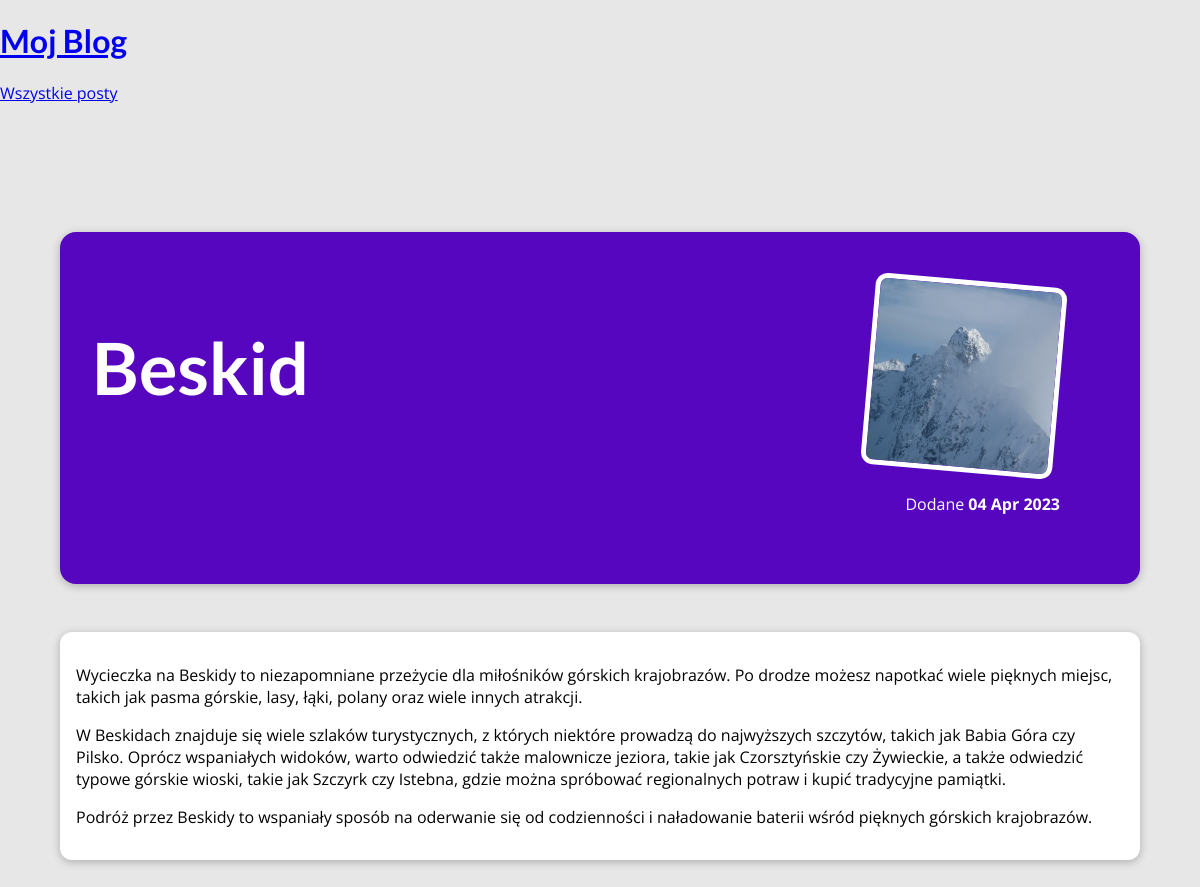
The app's page /posts/beskid with its own data.
### blog/models.py (models this page shows)
class Post(models.Model):
    title = models.CharField(max_length=150)
    excerpt = models.CharField(max_length=200)
    image_name= models.CharField(max_length=100)
    date = models.DateField(auto_now=True)
    slug = models.SlugField(unique=True, db_index=True)
    content = models.TextField(validators=[MinLengthValidator(10)])
    autor = models.ForeignKey(Author, on_delete=models.SET_NULL, null = True, related_name="posts")
    tag = models.ManyToManyField(Tag)

### blog/views.py (the view)
# urls.py: path("posts/<slug:slug>", views.post_detail, name = "post-detail-page") #/posts/my-first-post
def post_detail(request, slug):
    identified_post = get_object_or_404(Post, slug=slug)
    return render(request,"blog/post-detail.html", {
        "post":identified_post
    })

### blog/templates/blog/post-detail.html (shortened to what this page needs)
{% extends "base.html" %}
{% load static %}
{% block css_files %}
  <link rel="stylesheet" href="{% static "blog/post-detail.css" %}" />
  <link rel="stylesheet" href="{% static "blog/all-posts.css" %}" />
{% endblock %}
{% block content %}
<section id = "summary">
  <h2>{{ post.title }}</h2>
  <article>
    <img src="{% static "blog/images/"|add:post.image_name %}" alt="{{ post.title }}" />
    <div>
      Dodane <time>{{ post.date|date:"d M Y" }}</time>
    </div>
  </article>
</section>
<main>
  {{ post.content|linebreaks }}
</main>
{% endblock %}

### static/app.css (style rules this page uses)
* { box-sizing: border-box; }
html { font-family: 'Open Sans', 'Lato', sans-serif; }
body { margin: 0; }
h1, h2, h3 { font-family: 'Lato', sans-serif; font-weight: bold; }

### blog/static/blog/post-detail.css (style rules this page uses)
body { background-color: #e7e7e7; }
#summary { margin: 8rem auto 3rem auto; padding: 2rem; width: 90%; max-width: 90rem; border-radius: 16px; background-color: #5706c0; position: relative; box-shadow: 0 2px 8px rgba(0, 0, 0, 0.25); height: 22rem; }
#summary h2 { color: white; font-size: 4.5rem; }
#summary article { position: absolute; top: 2rem; right: 3rem; padding: 1rem 2rem; border-radius: 12px; text-align: right; color: white; }
#summary article img { width: 12rem; height: 12rem; border-radius: 12px; transform: rotateZ(5deg); border: 5px solid white; margin-bottom: 1rem; }
#summary time { font-weight: bold; }
main { width: 90%; max-width: 90rem; margin: 3rem auto; background-color: white; padding: 1rem; border-radius: 12px; box-shadow: 0 2px 8px rgba(0, 0, 0, 0.25); }

### blog/static/blog/all-posts.css (style rules this page uses)
body { background-color: #e7e7e7; }

### records on screen
Post: title "Beskid", image_name (picture), date "04 Apr 2023", content "Wycieczka na Beskidy to niezapomniane przeżycie dla miłośników górskich krajobrazów. Po drodze możesz napotkać wiele pięknych miejsc, takich jak pasma górskie, lasy, łąki, polany oraz wiele innych atrakcji. W Beskidach znajduje się wiele szlaków turystycznych, z których niektóre prowadzą do najwyższych szczytów, takich jak Babia Góra czy Pilsko. Oprócz wspaniałych widoków, warto odwiedzić także malownicze jeziora, takie jak Czorsztyńskie czy Żywieckie, a także odwiedzić typowe górskie wioski, takie jak Szczyrk czy Istebna, gdzie można spróbować regionalnych potraw i kupić tradycyjne pamiątki. Podróż przez Beskidy to wspaniały sposób na oderwanie się od codzienności i naładowanie baterii…"
